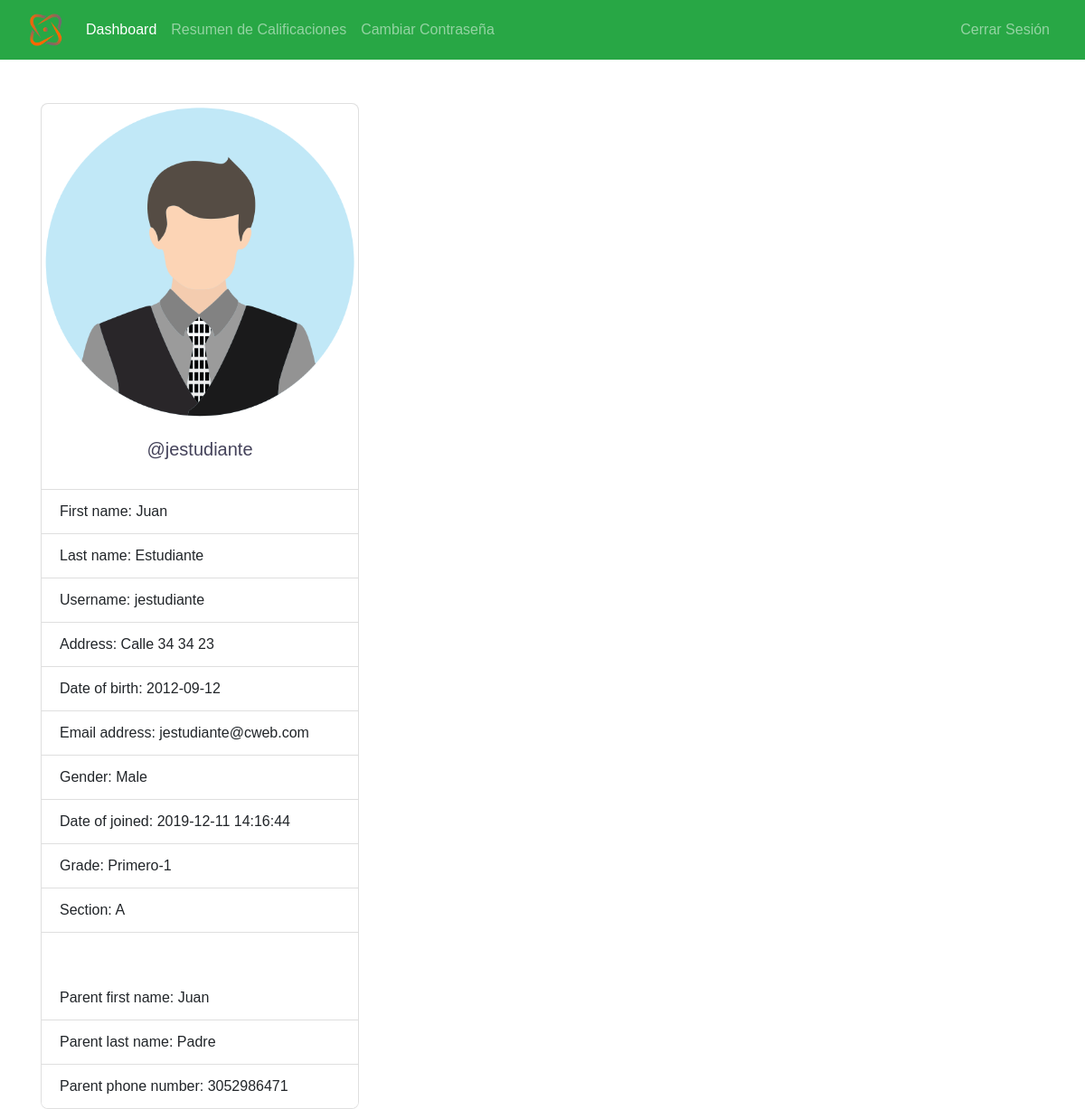
The app's page /Student/index.php (signed in) with its own data.
### tables this page shows
CREATE TABLE `students` (
  `student_id` int(11) NOT NULL,
  `username` varchar(127) NOT NULL,
  `password` varchar(255) NOT NULL,
  `fname` varchar(127) NOT NULL,
  `lname` varchar(255) NOT NULL,
  `grade` int(11) NOT NULL,
  `section` int(11) NOT NULL,
  `address` varchar(31) NOT NULL,
  `gender` varchar(7) NOT NULL,
  `email_address` varchar(255) NOT NULL,
  `date_of_birth` date NOT NULL,
  `date_of_joined` timestamp NULL DEFAULT current_timestamp(),
  `parent_fname` varchar(127) NOT NULL,
  `parent_lname` varchar(127) NOT NULL,
  `parent_phone_number` varchar(31) NOT NULL
);

CREATE TABLE `grades` (
  `grade_id` int(11) NOT NULL,
  `grade` varchar(31) NOT NULL,
  `grade_code` varchar(7) NOT NULL
);

CREATE TABLE `section` (
  `section_id` int(11) NOT NULL,
  `section` varchar(7) NOT NULL
);

### Student/data/student.php (called while the page is built, shortened)
<?php
function getStudentById($id, $conn){
   $sql = "SELECT * FROM students
           WHERE student_id=?";
   $stmt = $conn->prepare($sql);
   $stmt->execute([$id]);
   if ($stmt->rowCount() == 1) {
     $student = $stmt->fetch();
     return $student;
   }else {
    return 0;
   }
}

### Student/data/grade.php (called while the page is built, shortened)
<?php
function getGradeById($grade_id, $conn){
   $sql = "SELECT * FROM grades
           WHERE grade_id=?";
   $stmt = $conn->prepare($sql);
   $stmt->execute([$grade_id]);
   if ($stmt->rowCount() == 1) {
     $grade = $stmt->fetch();
     return $grade;
   }else {
    return 0;
   }
}

### Student/data/section.php (called while the page is built, shortened)
<?php
function getSectioById($section_id, $conn){
   $sql = "SELECT * FROM section
           WHERE section_id=?";
   $stmt = $conn->prepare($sql);
   $stmt->execute([$section_id]);
   if ($stmt->rowCount() == 1) {
     $section = $stmt->fetch();
     return $section;
   }else {
    return 0;
   }
}

### Student/index.php (the view, shortened to what this page needs)
<?php
if (isset($_SESSION['student_id']) &&
    isset($_SESSION['role'])) {
    if ($_SESSION['role'] == 'Student') {
       include "../DB_connection.php";
       include "data/student.php";
       include "data/grade.php";
       include "data/section.php";
       $student_id = $_SESSION['student_id'];
       $student = getStudentById($student_id, $conn);
 ?>
<!DOCTYPE html>
<html lang="en">
<head>
	<link rel="stylesheet" href="https://cdn.jsdelivr.net/npm/bootstrap@5.2.0/dist/css/bootstrap.min.css">
	<link rel="stylesheet" href="../css/style.css">
  <link rel="stylesheet" href="https://cdnjs.cloudflare.com/ajax/libs/font-awesome/4.7.0/css/font-awesome.min.css">
</head>
<body>
    <?php
        include "inc/navbar.php";
     ?>
     <?php
        if ($student != 0) {
     ?>
     <div class="container mt-5">
         <div class="card" style="width: 22rem;">
          <img src="../img/student-<?=$student['gender']?>.png" class="card-img-top" alt="...">
          <div class="card-body">
            <h5 class="card-title text-center">@<?=$student['username']?></h5>
          </div>
          <ul class="list-group list-group-flush">
            <li class="list-group-item">First name: <?=$student['fname']?></li>
            <li class="list-group-item">Last name: <?=$student['lname']?></li>
            <li class="list-group-item">Username: <?=$student['username']?></li>
            <li class="list-group-item">Address: <?=$student['address']?></li>
            <li class="list-group-item">Date of birth: <?=$student['date_of_birth']?></li>
            <li class="list-group-item">Email address: <?=$student['email_address']?></li>
            <li class="list-group-item">Gender: <?=$student['gender']?></li>
            <li class="list-group-item">Date of joined: <?=$student['date_of_joined']?></li>
            <li class="list-group-item">Grade:
                 <?php
                      $grade = $student['grade'];
                      $g = getGradeById($grade, $conn);
                      echo $g['grade_code'].'-'.$g['grade'];
                  ?>
            </li>
            <li class="list-group-item">Section:
                 <?php
                    $section = $student['section'];
                    $s = getSectioById($section, $conn);
                    echo $s['section'];
                  ?>
            </li>
            <br><br>
            <li class="list-group-item">Parent first name: <?=$student['parent_fname']?></li>
            <li class="list-group-item">Parent last name: <?=$student['parent_lname']?></li>
            <li class="list-group-item">Parent phone number: <?=$student['parent_phone_number']?></li>
          </ul>
        </div>
     </div>
     <?php
        }else {
          header("Location: student.php");
          exit;
        }
     ?>
</body>
</html>
<?php
  }else {
    header("Location: ../login.php");
    exit;
  }
}else {
	header("Location: ../login.php");
	exit;
}
?>

### records on screen
students: gender (picture), username "jestudiante", fname "Juan", lname "Estudiante", address "Calle 34 34 23", date_of_birth "2012-09-12", email_address "jestudiante@cweb.com", gender "Male", date_of_joined "2019-12-11 14:16:44", parent_fname "Juan", parent_lname "Padre", parent_phone_number "3052986471"
grades: grade_code "Primero", grade "1"
section: section "A"
